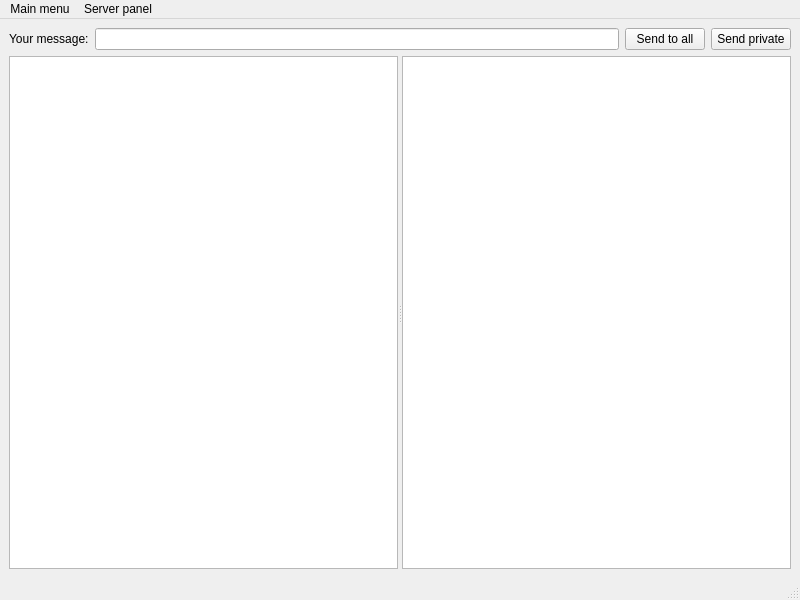
<?xml version="1.0" encoding="UTF-8"?>
<ui version="4.0">
 <class>MainWindow</class>
 <widget class="QMainWindow" name="MainWindow">
  <property name="geometry">
   <rect>
    <x>0</x>
    <y>0</y>
    <width>800</width>
    <height>600</height>
   </rect>
  </property>
  <property name="windowTitle">
   <string>MainWindow</string>
  </property>
  <widget class="QWidget" name="centralwidget">
   <layout class="QVBoxLayout" name="verticalLayout" stretch="0,1">
    <item>
     <layout class="QHBoxLayout" name="horizontalLayout">
      <item>
       <widget class="QLabel" name="label">
        <property name="text">
         <string>Your message:</string>
        </property>
       </widget>
      </item>
      <item>
       <widget class="QLineEdit" name="messageLineEdit"/>
      </item>
      <item>
       <widget class="QPushButton" name="sendMessageButton">
        <property name="text">
         <string>Send to all</string>
        </property>
       </widget>
      </item>
      <item>
       <widget class="QPushButton" name="privateMessageSendButton">
        <property name="text">
         <string>Send private</string>
        </property>
       </widget>
      </item>
     </layout>
    </item>
    <item>
     <widget class="QSplitter" name="splitter">
      <property name="orientation">
       <enum>Qt::Horizontal</enum>
      </property>
      <widget class="QTextBrowser" name="commonChatBrowser"/>
      <widget class="QTextBrowser" name="privateChatBrowser"/>
     </widget>
    </item>
   </layout>
  </widget>
  <widget class="QMenuBar" name="menubar">
   <property name="geometry">
    <rect>
     <x>0</x>
     <y>0</y>
     <width>800</width>
     <height>26</height>
    </rect>
   </property>
   <widget class="QMenu" name="menuMain_menu">
    <property name="title">
     <string>Main menu</string>
    </property>
    <addaction name="actionOpen_another_client"/>
    <addaction name="separator"/>
    <addaction name="actionCloseClient"/>
   </widget>
   <widget class="QMenu" name="menuServer_panel">
    <property name="title">
     <string>Server panel</string>
    </property>
    <addaction name="actionOpen_panel"/>
   </widget>
   <addaction name="menuMain_menu"/>
   <addaction name="menuServer_panel"/>
  </widget>
  <widget class="QStatusBar" name="statusbar"/>
  <action name="actionOpen_another_client">
   <property name="text">
    <string>Open another client</string>
   </property>
  </action>
  <action name="actionCloseClient">
   <property name="text">
    <string>Close this client</string>
   </property>
  </action>
  <action name="actionOpen_panel">
   <property name="text">
    <string>Open panel</string>
   </property>
  </action>
 </widget>
 <resources/>
 <connections/>
</ui>
